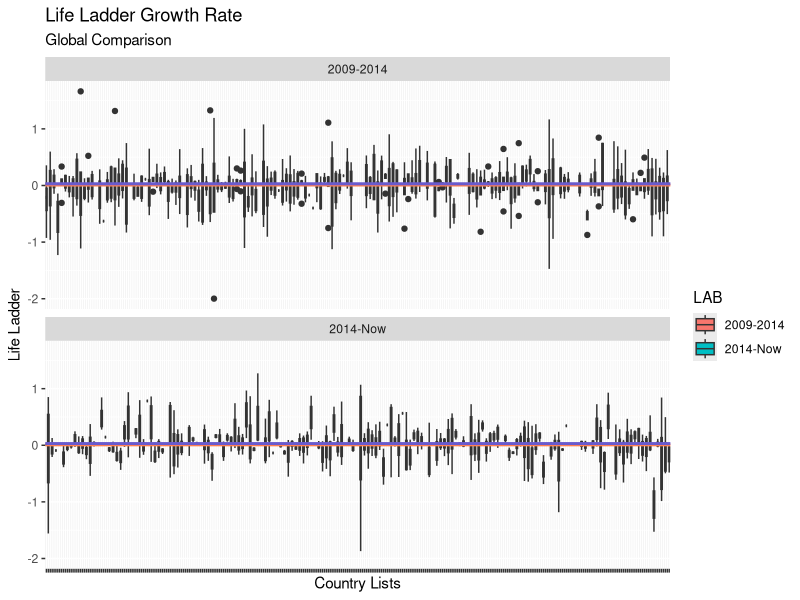
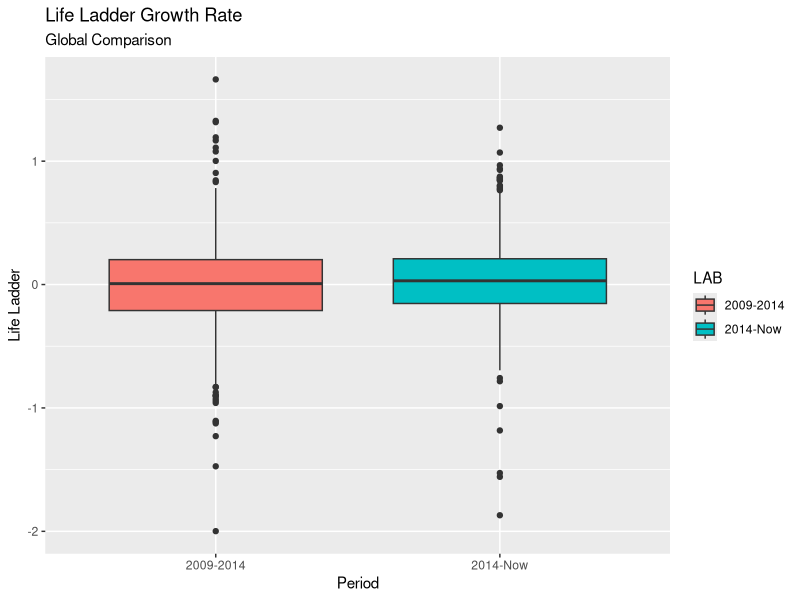
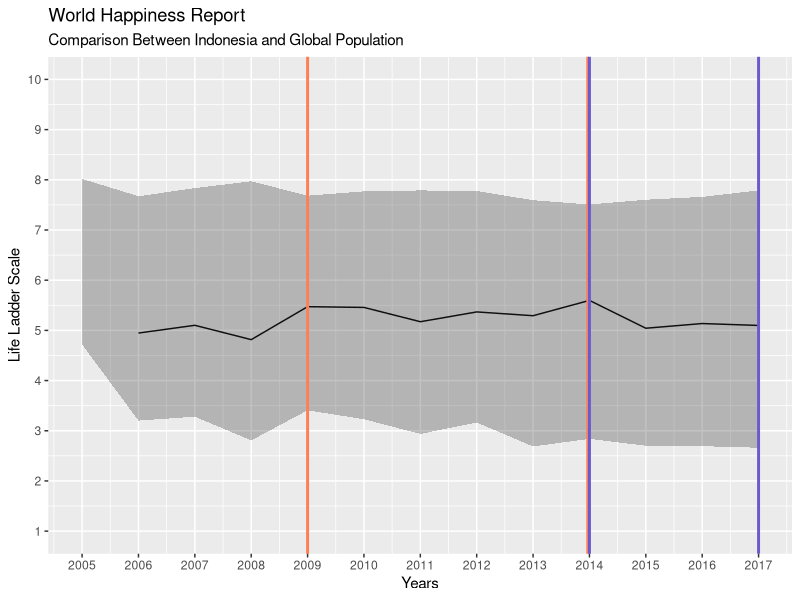

Reproduce these figures in R, in order.
library(ggplot2)

# Parse csv into dataframe
WHR <- read.csv('WHR.csv')
SIZE <- dim(WHR)[2]

# Build dataframe for each country
CNAME <- unique(WHR$country)            # Unique set of country name (duplicate removed)
SIZE2 <- length(CNAME)

# Life ladder = Happiness scale (0-10)
YEAR_MIN <- min(WHR$year); YEAR_MAX <- max(WHR$year)
YEAR <- c(YEAR_MIN:YEAR_MAX)
SIZE3 <- length(YEAR)

mkdf <- function(name) {
    # Create another dataframe based on given indicators
    DF <- data.frame(rep(NaN, rep(SIZE3)))
    LOWER <- vector(); UPPER <- vector()
    for (i in 1:SIZE2) {
        VEC <- vector()
        for (k in 1:SIZE3) {
            VAR <- name[WHR$country == CNAME[i] & WHR$year == YEAR[k]]
            # Condition to check for null character
            if (length(VAR) == 0) VAR <- NaN
            VEC <- c(VEC, VAR)
        }
        DF[i] <- VEC
    }
    for (i in 1:SIZE3) {
        LOWER <- c(LOWER, min(DF[i, ], na.rm=T))
        UPPER <- c(UPPER, max(DF[i, ], na.rm=T))
    }
    colnames(DF) <- CNAME
    DF$lower <- LOWER
    DF$upper <- UPPER
    DF$year <- YEAR
    DF
}

LADDER <- mkdf(WHR$Life.Ladder)

r_sub <- function(data) {
    # Do recursive substraction
    i <- 1; RES <- vector()
    while (i + 1 <= length(data)) {
        RES <- c(RES, data[i + 1] - data[i])
        i <- i + 1
    }
    RES
}

# Make comparison plot
P <- ggplot(LADDER, aes(x = year)) +
    geom_line(aes(y = Indonesia)) +
    geom_ribbon(aes(ymin = lower, ymax = upper), alpha = 0.3) +
    labs(title = "World Happiness Report",
         subtitle = "Comparison Between Indonesia and Global Population",
         x = "Years",
         y = "Life Ladder Scale") +
    geom_vline(xintercept = c(2009, 2013.97), color = "coral", size = 1) +
    geom_vline(xintercept = c(2014, 2017), color = "slateblue", size = 1) +
    scale_x_continuous(breaks = seq(2005, 2017, 1)) +
    scale_y_continuous(breaks = seq(1, 10, 1), limit = c(1, 10))

# Analysze data changes over certain period
stat_dyn <- function(vec) {
    ERA <- list(1:5, 5:10, 10:13)
    # Empty list as classifier
    GOV <- list("SBY1" = "", "SBY2" = "", "JKW" = "")

    k <- 1
    for (i in ERA) {
        GOV[[k]] <- r_sub(vec[i,])            # Changes thorough specific era
        k <- k + 1
    }
    GOV
}

# Empty list to contain all calculations
RES_GOV <- list(); RES_GOV <- append(RES_GOV, c(1:SIZE2))

for (i in 1:SIZE2) {
    RES_GOV[[i]] <- stat_dyn(LADDER[i])
}

# Vector containing different presidential eras
SBY1 <- list(); SBY1 <- append(SBY1, c(1:SIZE2))
SBY2 <- list(); SBY2 <- append(SBY2, c(1:SIZE2))
JKW <- list(); JKW <- append(JKW, c(1:SIZE2))

for (i in 1:SIZE2) {
    SBY1[[i]] <- RES_GOV[[i]]$SBY1
    SBY2[[i]] <- RES_GOV[[i]]$SBY2
    JKW[[i]] <- RES_GOV[[i]]$JKW
}

dyn_compare <- function(list_1, list_2, label_1, label_2) {
    # Empty containers
    CLAB1 <- vector(); CLAB2 <- vector(); CLAB <- vector()
    LAB1 <- vector(); LAB2 <- vector(); LAB <- vector()
    VAL1 <- vector(); VAL2 <- vector(); VAL <- vector()
    
    # Iterators
    LEN1 <- length(list_1[[1]]); LEN2 <- length(list_2[[1]])

    for (i in 1:SIZE2) {
        # For list_1
        CNAME1 <- paste(c(CNAME[i], "_1"), collapse="")
        CLAB1 <- c(CLAB1, rep(CNAME1, LEN1))
        LAB1 <- c(LAB1, rep(label_1, LEN1))
        VAL1 <- c(VAL1, list_1[[i]])

        # For list_2
        CNAME2 <- paste(c(CNAME[i], "_2"), collapse="")
        CLAB2 <- c(CLAB2, rep(CNAME2, LEN2))
        LAB2 <- c(LAB2, rep(label_2, LEN2))
        VAL2 <- c(VAL2, list_2[[i]])
    }
    CLAB <- c(CLAB1, CLAB2); LAB <- c(LAB1, LAB2); VAL <- c(VAL1, VAL2)
    data.frame(CLAB, LAB, VAL)              # Returning dataframe
}

LAD_DYN <- dyn_compare(SBY2, JKW, "2009-2014", "2014-Now")
MED1 <- median(Reduce(c, SBY2), na.rm = T)
MED2 <- median(Reduce(c, JKW), na.rm = T)

# Boxplot to compare differences
B1 <- ggplot(LAD_DYN, aes(x = CLAB, y = VAL, fill = LAB)) +
    geom_boxplot() +
    geom_hline(yintercept = MED1, color = "coral", size = 1) +
    geom_hline(yintercept = MED2, color = "slateblue", size = 1) +
    facet_wrap(~LAB, ncol=1) +
    labs(title = "Life Ladder Growth Rate",
         subtitle = "Global Comparison",
         x = "Country Lists",
         y = "Life Ladder") +
    theme(axis.text.x = element_blank())

B2 <- ggplot(LAD_DYN, aes(x = LAB, y = VAL, fill = LAB)) +
    geom_boxplot() +
    labs(title = "Life Ladder Growth Rate",
         subtitle = "Global Comparison",
         x = "Period",
         y = "Life Ladder")
